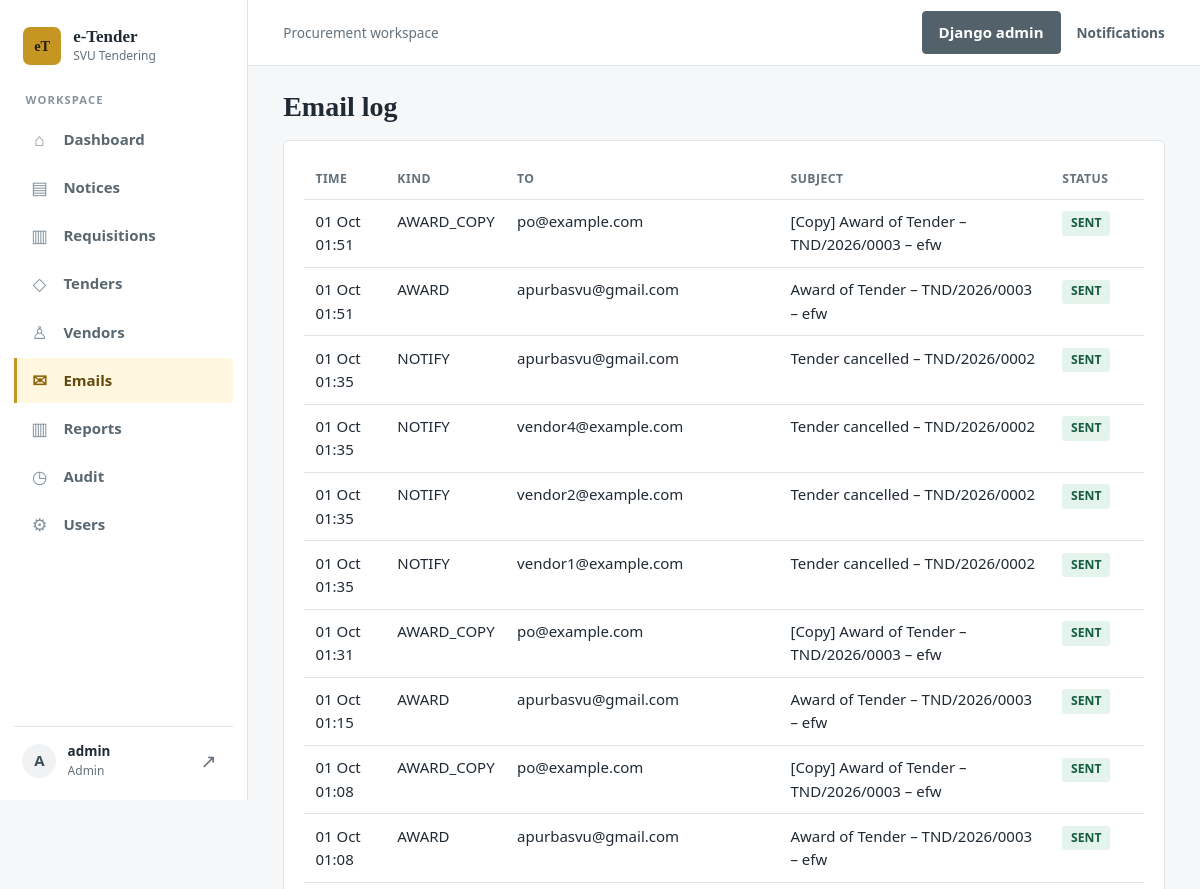
The page /emails/ (signed in, upper part) on the database as committed earlier.
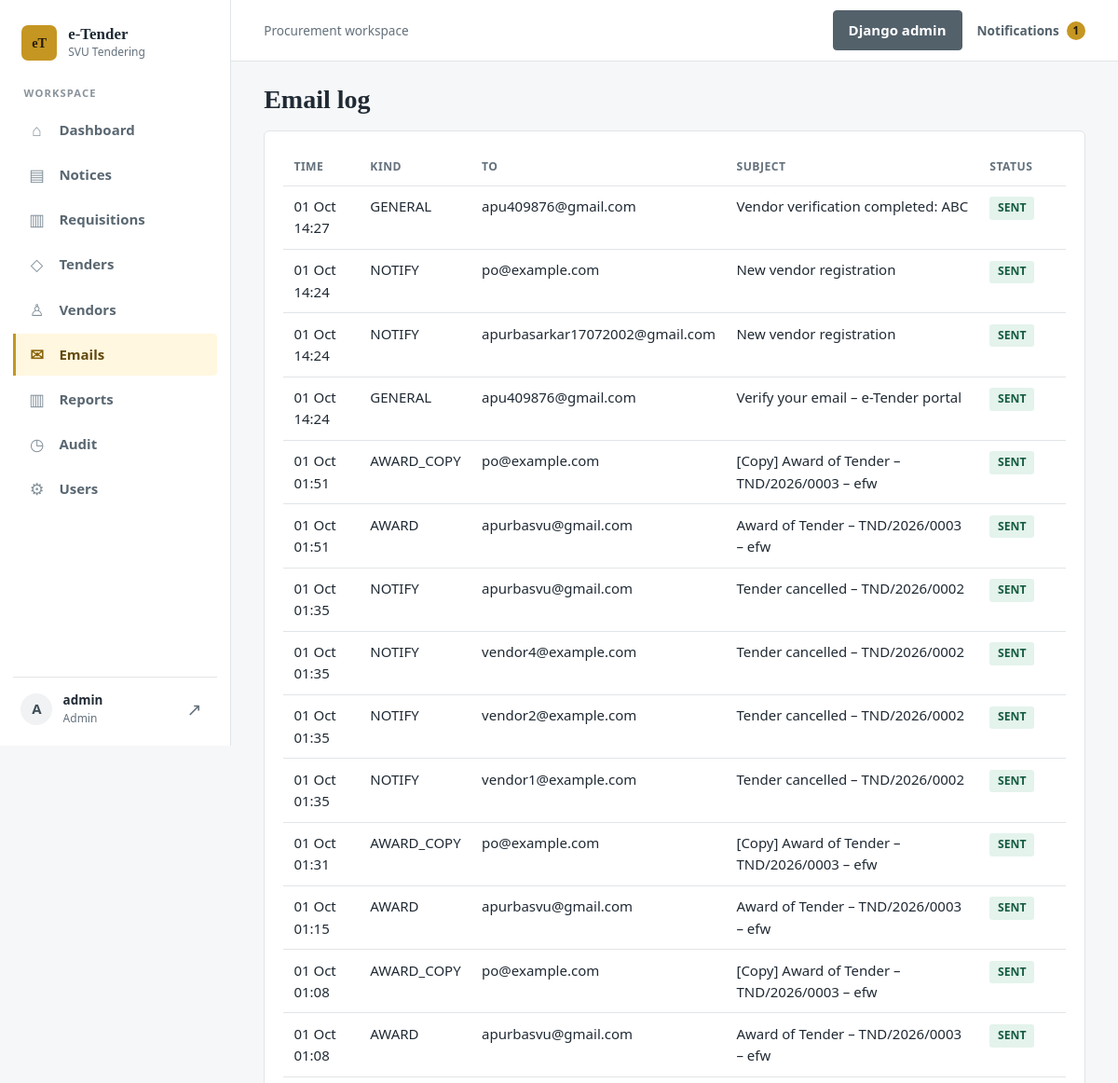
The same page on the database as committed later.
### tenders/models.py (models this page shows)
class EmailLog(models.Model):
    tender = models.ForeignKey(Tender, null=True, on_delete=models.SET_NULL, related_name='emails')
    kind = models.CharField(max_length=20, default='GENERAL')
    recipient = models.EmailField()
    subject = models.CharField(max_length=250)
    body = models.TextField()
    status = models.CharField(max_length=10, default='PENDING')
    attempts = models.PositiveIntegerField(default=0)
    sent_at = models.DateTimeField(null=True, blank=True)
    error = models.TextField(blank=True)
    created_at = models.DateTimeField(auto_now_add=True)
    class Meta:
        ordering = ['-created_at']

### tenders/views.py (the view)
# urls.py: path('emails/', v.email_log, name='email_log'),
@role_required('ADMIN', 'PO')
def email_log(request):
    if request.method == 'POST':
        log = get_object_or_404(EmailLog, pk=request.POST.get('id'), status='FAILED')
        svc.deliver_email(log.recipient, log.subject, log.body, log=log)
        return redirect('email_log')
    return render(request, 'tenders/email_log.html', {'logs': EmailLog.objects.all()[:200]})

### tenders/context_processors.py (called while the page is built)
def globals(request):
    from django.conf import settings
    ctx = {'ORG_NAME': settings.ORG_NAME}
    u = getattr(request, 'user', None)
    if u is not None and u.is_authenticated:
        from .models import Notification
        ctx['unread_count'] = Notification.objects.filter(user=u, read_at__isnull=True).count()
    return ctx

### templates/tenders/email_log.html
{% extends 'base.html' %}{% block content %}<h1>Email log</h1><div class="card"><table><tr><th>Time</th><th>Kind</th><th>To</th><th>Subject</th><th>Status</th><th></th></tr>{% for l in logs %}<tr><td>{{ l.created_at|date:"d M H:i" }}</td><td>{{ l.kind }}</td><td>{{ l.recipient }}</td><td>{{ l.subject }}</td><td><span class="badge {% if l.status == 'SENT' %}ok{% else %}bad{% endif %}">{{ l.status }}</span> {{ l.error|truncatechars:60 }}</td>
<td>{% if l.status == 'FAILED' %}<form method="post">{% csrf_token %}<input type="hidden" name="id" value="{{ l.pk }}"><button class="sec btn">Retry</button></form>{% endif %}</td></tr>{% endfor %}</table></div>{% endblock %}

### templates/base.html (shortened to what this page needs)
<!doctype html>
<html lang="en">
<head>
	{% load static %}<link rel="stylesheet" href="{% static 'css/style.css' %}">
</head>
<body>
{% if user.is_authenticated %}
<div class="app-shell">
	<aside class="sidebar">
		<a class="sidebar-brand" href="/">
			<span class="brand-mark" aria-hidden="true">eT</span>
			<span class="brand-copy"><strong>e-Tender</strong><small>{{ ORG_NAME }}</small></span>
		</a>
		<p class="sidebar-section-label">Workspace</p>
		<nav class="side-nav" aria-label="Main navigation">
			<a class="side-link{% if request.resolver_match.url_name == 'dashboard' %} active{% endif %}" href="{% url 'dashboard' %}"><span class="nav-icon" aria-hidden="true">⌂</span>Dashboard</a>
			<a class="side-link{% if request.resolver_match.url_name == 'notice_list' %} active{% endif %}" href="{% url 'notice_list' %}"><span class="nav-icon" aria-hidden="true">▤</span>Notices</a>
			{% if user.role == 'HOD' or user.role == 'PO' or user.role == 'ADMIN' %}<a class="side-link" href="{% url 'requisition_list' %}"><span class="nav-icon" aria-hidden="true">▥</span>Requisitions</a>{% endif %}
			<a class="side-link" href="{% url 'tender_list' %}"><span class="nav-icon" aria-hidden="true">◇</span>Tenders</a>
			{% if user.role == 'PO' or user.role == 'ADMIN' %}
			<a class="side-link{% if request.resolver_match.url_name == 'vendor_list' %} active{% endif %}" href="{% url 'vendor_list' %}"><span class="nav-icon" aria-hidden="true">♙</span>Vendors</a>
			<a class="side-link{% if request.resolver_match.url_name == 'email_log' %} active{% endif %}" href="{% url 'email_log' %}"><span class="nav-icon" aria-hidden="true">✉</span>Emails</a>
			{% endif %}
			{% if user.role == 'PO' or user.role == 'ADMIN' or user.role == 'CFO' %}
			<a class="side-link{% if request.resolver_match.url_name == 'reports' %} active{% endif %}" href="{% url 'reports' %}"><span class="nav-icon" aria-hidden="true">▥</span>Reports</a>
			{% endif %}
			{% if user.role != 'VENDOR' %}
			<a class="side-link{% if request.resolver_match.url_name == 'audit' %} active{% endif %}" href="{% url 'audit' %}"><span class="nav-icon" aria-hidden="true">◷</span>Audit</a>
			{% endif %}
			{% if user.role == 'ADMIN' %}
			<a class="side-link{% if request.resolver_match.url_name == 'user_admin' %} active{% endif %}" href="{% url 'user_admin' %}"><span class="nav-icon" aria-hidden="true">⚙</span>Users</a>
			{% endif %}
		</nav>
		<div class="sidebar-spacer"></div>
		<div class="sidebar-user">
			<span class="user-avatar" aria-hidden="true">{{ user.username|slice:":1"|upper }}</span>
			<span class="user-copy"><strong>{{ user.username }}</strong><small>{{ user.get_role_display }}</small></span>
			<a class="signout-link" href="{% url 'logout' %}" aria-label="Sign out">↗</a>
		</div>
	</aside>
	<div class="app-main">
		<header class="topbar">
			<span class="topbar-context">Procurement workspace</span>
			<div class="topbar-actions">
				{% if user.role == 'ADMIN' %}<a class="btn sec" href="{% url 'admin:index' %}">Django admin</a>{% endif %}
				<a class="notifications-link" href="{% url 'notifications' %}">Notifications{% if unread_count %}<span class="notification-count">{{ unread_count }}</span>{% endif %}</a>
			</div>
		</header>
{% endif %}
<main>
	{% block content %}{% endblock %}
</main>
{% if user.is_authenticated %}</div></div>{% endif %}
</body>
</html>

Rows that differ between the two databases and show on the page:
added EmailLog: created_at "01 Oct 14:27", kind "GENERAL", recipient "apu409876@gmail.com", subject "Vendor verification completed: ABC", status "SENT"
added EmailLog: created_at "01 Oct 14:24", kind "NOTIFY", recipient "po@example.com", subject "New vendor registration", status "SENT"
added EmailLog: created_at "01 Oct 14:24", kind "NOTIFY", recipient "apurbasarkar17072002@gmail.com", subject "New vendor registration", status "SENT"
added EmailLog: created_at "01 Oct 14:24", kind "GENERAL", recipient "apu409876@gmail.com", subject "Verify your email – e-Tender portal", status "SENT"
Other text that changed with them:
{{ unread_count }}: (not shown) → "1"
